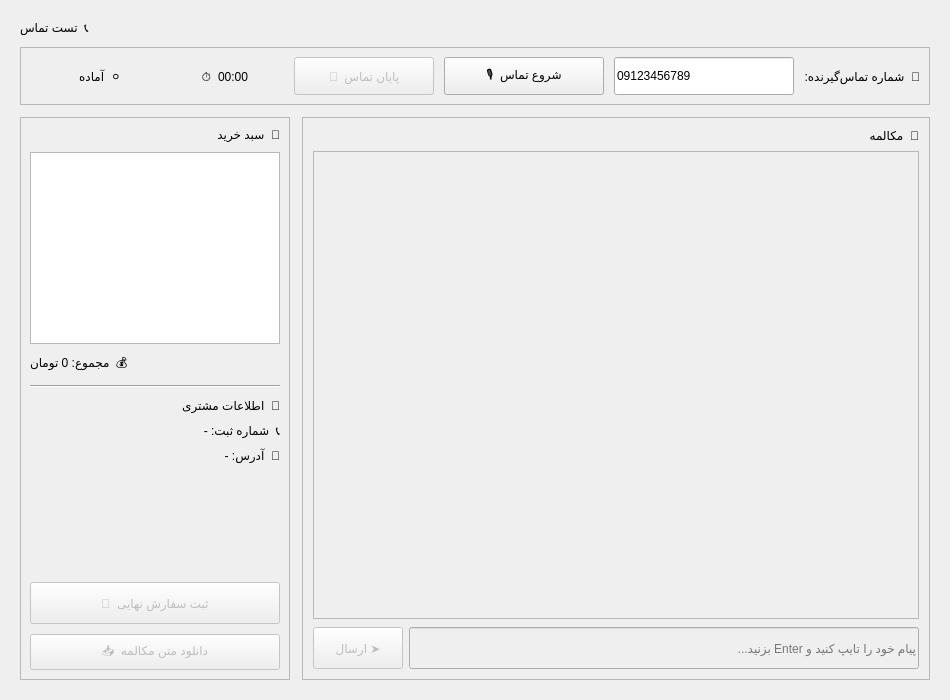
<?xml version="1.0" encoding="UTF-8"?>
<ui version="4.0">
 <class>TestCallPage</class>
 <widget class="QWidget" name="TestCallPage">
  <property name="geometry">
   <rect>
    <x>0</x>
    <y>0</y>
    <width>950</width>
    <height>700</height>
   </rect>
  </property>
  <property name="layoutDirection">
   <enum>Qt::RightToLeft</enum>
  </property>
  <layout class="QVBoxLayout" name="main_layout">
   <property name="spacing">
    <number>12</number>
   </property>
   <property name="leftMargin">
    <number>20</number>
   </property>
   <property name="topMargin">
    <number>20</number>
   </property>
   <property name="rightMargin">
    <number>20</number>
   </property>
   <property name="bottomMargin">
    <number>20</number>
   </property>

   <!-- ===== عنوان ===== -->
   <item>
    <widget class="QLabel" name="page_title">
     <property name="text">
      <string>📞  تست تماس</string>
     </property>
     <property name="alignment">
      <set>Qt::AlignRight|Qt::AlignVCenter</set>
     </property>
    </widget>
   </item>

   <!-- ===== نوار کنترل ===== -->
   <item>
    <widget class="QFrame" name="control_bar">
     <property name="frameShape">
      <enum>QFrame::StyledPanel</enum>
     </property>
     <layout class="QHBoxLayout" name="control_layout">
      <property name="spacing">
       <number>10</number>
      </property>

      <!-- شماره تماس -->
      <item>
       <widget class="QLabel" name="label_caller">
        <property name="text">
         <string>📱  شماره تماس‌گیرنده:</string>
        </property>
       </widget>
      </item>

      <item>
       <widget class="QLineEdit" name="caller_phone_edit">
        <property name="minimumSize">
         <size>
          <width>180</width>
          <height>38</height>
         </size>
        </property>
        <property name="maximumSize">
         <size>
          <width>180</width>
          <height>16777215</height>
         </size>
        </property>
        <property name="text">
         <string>09123456789</string>
        </property>
        <property name="placeholderText">
         <string>09xxxxxxxxx</string>
        </property>
        <property name="maxLength">
         <number>13</number>
        </property>
       </widget>
      </item>

      <!-- دکمه شروع -->
      <item>
       <widget class="QPushButton" name="start_call_btn">
        <property name="minimumSize">
         <size>
          <width>160</width>
          <height>38</height>
         </size>
        </property>
        <property name="text">
         <string>🎙️  شروع تماس</string>
        </property>
        <property name="cursor">
         <cursorShape>PointingHandCursor</cursorShape>
        </property>
       </widget>
      </item>

      <!-- دکمه پایان -->
      <item>
       <widget class="QPushButton" name="end_call_btn">
        <property name="minimumSize">
         <size>
          <width>140</width>
          <height>38</height>
         </size>
        </property>
        <property name="text">
         <string>🔴  پایان تماس</string>
        </property>
        <property name="cursor">
         <cursorShape>PointingHandCursor</cursorShape>
        </property>
        <property name="enabled">
         <bool>false</bool>
        </property>
       </widget>
      </item>

      <item>
       <spacer name="control_spacer">
        <property name="orientation">
         <enum>Qt::Horizontal</enum>
        </property>
        <property name="sizeHint" stdset="0">
         <size>
          <width>40</width>
          <height>20</height>
         </size>
        </property>
       </spacer>
      </item>

      <!-- تایمر -->
      <item>
       <widget class="QLabel" name="timer_label">
        <property name="minimumSize">
         <size>
          <width>90</width>
          <height>0</height>
         </size>
        </property>
        <property name="text">
         <string>⏱️  00:00</string>
        </property>
        <property name="alignment">
         <set>Qt::AlignCenter</set>
        </property>
       </widget>
      </item>

      <!-- وضعیت -->
      <item>
       <widget class="QLabel" name="status_indicator">
        <property name="minimumSize">
         <size>
          <width>140</width>
          <height>0</height>
         </size>
        </property>
        <property name="text">
         <string>⚪  آماده</string>
        </property>
        <property name="alignment">
         <set>Qt::AlignCenter</set>
        </property>
       </widget>
      </item>

     </layout>
    </widget>
   </item>

   <!-- ===== محتوای اصلی: چت + سایدبار ===== -->
   <item>
    <layout class="QHBoxLayout" name="content_layout">
     <property name="spacing">
      <number>12</number>
     </property>

     <!-- ===== ستون چت ===== -->
     <item>
      <widget class="QFrame" name="chat_frame">
       <property name="frameShape">
        <enum>QFrame::StyledPanel</enum>
       </property>
       <layout class="QVBoxLayout" name="chat_layout">
        <property name="spacing">
         <number>8</number>
        </property>
        <property name="leftMargin">
         <number>10</number>
        </property>
        <property name="topMargin">
         <number>10</number>
        </property>
        <property name="rightMargin">
         <number>10</number>
        </property>
        <property name="bottomMargin">
         <number>10</number>
        </property>

        <!-- برچسب چت -->
        <item>
         <widget class="QLabel" name="chat_header">
          <property name="text">
           <string>📝  مکالمه</string>
          </property>
         </widget>
        </item>

        <!-- اسکرول چت -->
        <item>
         <widget class="QScrollArea" name="chat_scroll">
          <property name="widgetResizable">
           <bool>true</bool>
          </property>
          <property name="horizontalScrollBarPolicy">
           <enum>Qt::ScrollBarAlwaysOff</enum>
          </property>
          <widget class="QWidget" name="chat_container">
           <property name="geometry">
            <rect>
             <x>0</x>
             <y>0</y>
             <width>580</width>
             <height>400</height>
            </rect>
           </property>
           <layout class="QVBoxLayout" name="chat_messages_layout">
            <property name="spacing">
             <number>8</number>
            </property>
            <property name="leftMargin">
             <number>6</number>
            </property>
            <property name="topMargin">
             <number>6</number>
            </property>
            <property name="rightMargin">
             <number>6</number>
            </property>
            <property name="bottomMargin">
             <number>6</number>
            </property>
            <item>
             <spacer name="chat_bottom_spacer">
              <property name="orientation">
               <enum>Qt::Vertical</enum>
              </property>
              <property name="sizeHint" stdset="0">
               <size>
                <width>20</width>
                <height>10</height>
               </size>
              </property>
             </spacer>
            </item>
           </layout>
          </widget>
         </widget>
        </item>

        <!-- ورودی کاربر -->
        <item>
         <layout class="QHBoxLayout" name="input_layout">
          <property name="spacing">
           <number>6</number>
          </property>

          <item>
           <widget class="QLineEdit" name="user_input_edit">
            <property name="minimumSize">
             <size>
              <width>0</width>
              <height>42</height>
             </size>
            </property>
            <property name="placeholderText">
             <string>پیام خود را تایپ کنید و Enter بزنید...</string>
            </property>
            <property name="enabled">
             <bool>false</bool>
            </property>
           </widget>
          </item>

          <item>
           <widget class="QPushButton" name="send_btn">
            <property name="minimumSize">
             <size>
              <width>90</width>
              <height>42</height>
             </size>
            </property>
            <property name="text">
             <string>ارسال ➤</string>
            </property>
            <property name="cursor">
             <cursorShape>PointingHandCursor</cursorShape>
            </property>
            <property name="enabled">
             <bool>false</bool>
            </property>
           </widget>
          </item>

         </layout>
        </item>

       </layout>
      </widget>
     </item>

     <!-- ===== سایدبار اطلاعات ===== -->
     <item>
      <widget class="QFrame" name="info_frame">
       <property name="minimumSize">
        <size>
         <width>270</width>
         <height>0</height>
        </size>
       </property>
       <property name="maximumSize">
        <size>
         <width>270</width>
         <height>16777215</height>
        </size>
       </property>
       <property name="frameShape">
        <enum>QFrame::StyledPanel</enum>
       </property>
       <layout class="QVBoxLayout" name="info_layout">
        <property name="spacing">
         <number>10</number>
        </property>

        <!-- سبد خرید -->
        <item>
         <widget class="QLabel" name="cart_header">
          <property name="text">
           <string>🛒  سبد خرید</string>
          </property>
         </widget>
        </item>

        <item>
         <widget class="QListWidget" name="cart_list">
          <property name="minimumSize">
           <size>
            <width>0</width>
            <height>180</height>
           </size>
          </property>
         </widget>
        </item>

        <item>
         <widget class="QLabel" name="cart_total_label">
          <property name="text">
           <string>💰  مجموع: 0 تومان</string>
          </property>
          <property name="alignment">
           <set>Qt::AlignRight|Qt::AlignVCenter</set>
          </property>
         </widget>
        </item>

        <!-- جداکننده -->
        <item>
         <widget class="QFrame" name="line1">
          <property name="frameShape">
           <enum>QFrame::HLine</enum>
          </property>
          <property name="frameShadow">
           <enum>QFrame::Sunken</enum>
          </property>
         </widget>
        </item>

        <!-- اطلاعات مشتری -->
        <item>
         <widget class="QLabel" name="customer_header">
          <property name="text">
           <string>👤  اطلاعات مشتری</string>
          </property>
         </widget>
        </item>

        <item>
         <widget class="QLabel" name="customer_phone_label">
          <property name="text">
           <string>📞  شماره ثبت: -</string>
          </property>
          <property name="wordWrap">
           <bool>true</bool>
          </property>
         </widget>
        </item>

        <item>
         <widget class="QLabel" name="customer_address_label">
          <property name="text">
           <string>📍  آدرس: -</string>
          </property>
          <property name="wordWrap">
           <bool>true</bool>
          </property>
         </widget>
        </item>

        <item>
         <spacer name="info_spacer">
          <property name="orientation">
           <enum>Qt::Vertical</enum>
          </property>
          <property name="sizeHint" stdset="0">
           <size>
            <width>20</width>
            <height>20</height>
           </size>
          </property>
         </spacer>
        </item>

        <!-- دکمه ذخیره -->
        <item>
         <widget class="QPushButton" name="save_order_btn">
          <property name="minimumSize">
           <size>
            <width>0</width>
            <height>42</height>
           </size>
          </property>
          <property name="text">
           <string>💾  ثبت سفارش نهایی</string>
          </property>
          <property name="cursor">
           <cursorShape>PointingHandCursor</cursorShape>
          </property>
          <property name="enabled">
           <bool>false</bool>
          </property>
         </widget>
        </item>

        <item>
         <widget class="QPushButton" name="download_transcript_btn">
          <property name="minimumSize">
           <size>
            <width>0</width>
            <height>36</height>
           </size>
          </property>
          <property name="text">
           <string>📥  دانلود متن مکالمه</string>
          </property>
          <property name="cursor">
           <cursorShape>PointingHandCursor</cursorShape>
          </property>
          <property name="enabled">
           <bool>false</bool>
          </property>
         </widget>
        </item>

       </layout>
      </widget>
     </item>

    </layout>
   </item>

  </layout>
 </widget>
 <resources/>
 <connections/>
</ui>
